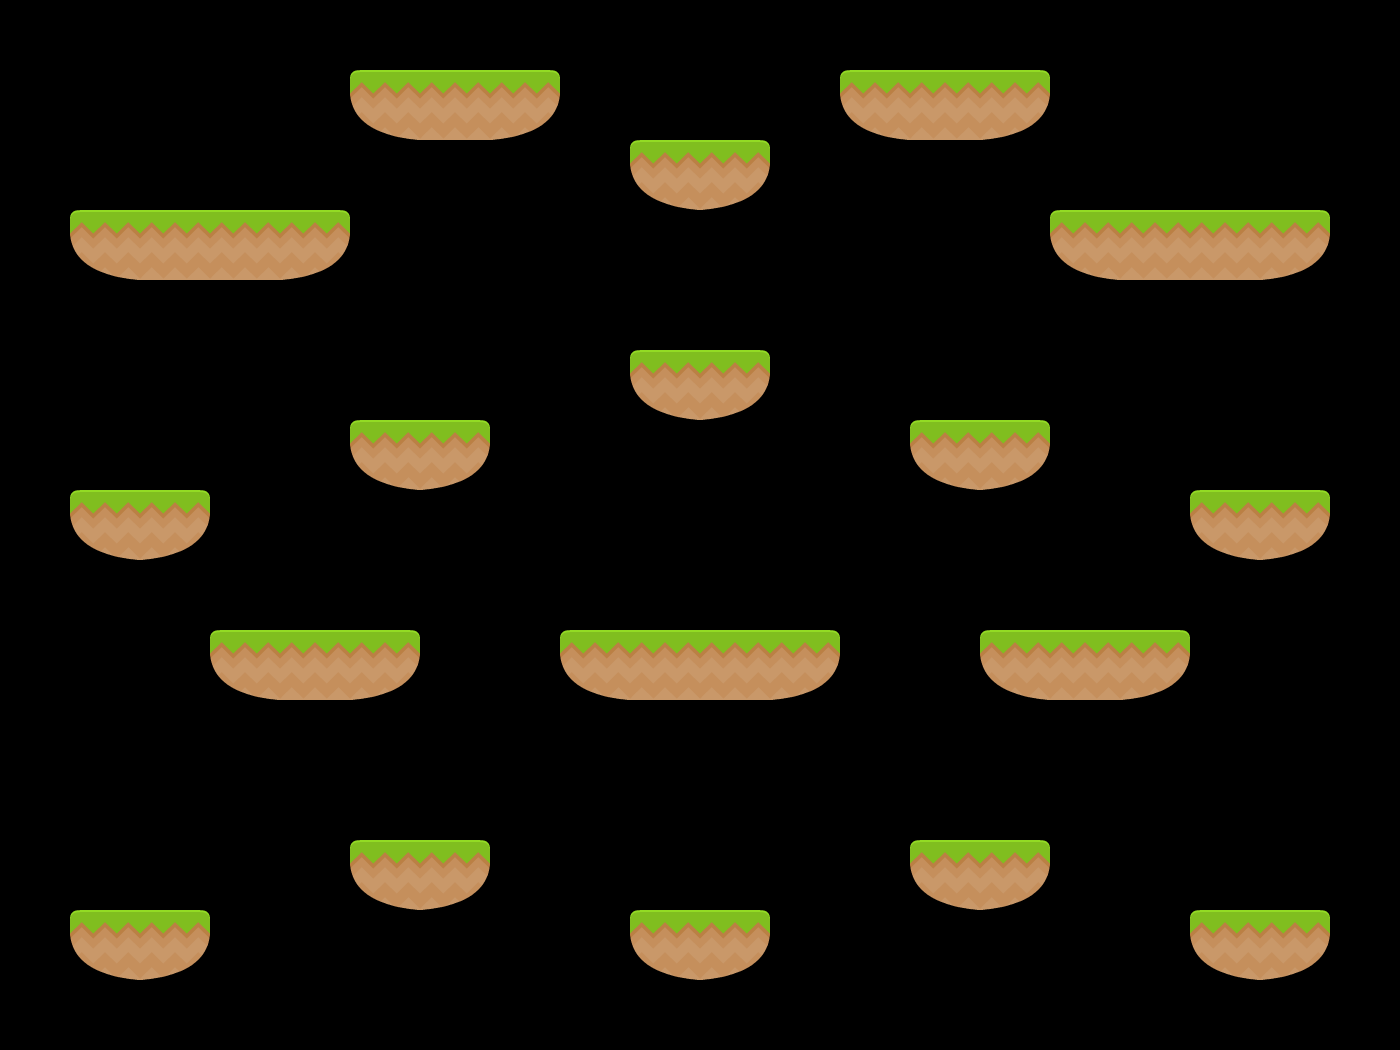

A 2D game scene composited from a Tiled map and its tileset images. What follows is a short description and the map's XML, with each tile layer's data collapsed to a summary:
An orthogonal 20x15 tile map with 70x70 px tiles, 1 tile layer (solido), 1 hidden layer not drawn, 2 tilesets and 21 objects (20x enemigo, Player).

<map version="1.0" orientation="orthogonal" renderorder="right-down" width="20" height="15" tilewidth="70" tileheight="70" nextobjectid="35">
 <properties>
  <property name="titulo" value="Fase final" />
 </properties>
 <tileset firstgid="1" name="sheet" tilewidth="70" tileheight="70" tilecount="49">
  <image source="../../images/sheet.png" width="512" height="512" />
 </tileset>
 <tileset firstgid="50" name="enemigo4" tilewidth="51" tileheight="28" tilecount="2">
  <image source="../../images/enemigo4.png" width="102" height="28" />
 </tileset>
 <layer name="solido" width="20" height="15">
  <properties>
   <property name="imagen" value="sheet.png" />
  </properties>
  <data>[300 cells, 46 non-empty, 3 distinct tile ids]</data>
 </layer>
 <objectgroup name="objetos">
  <object id="14" name="gelatina" type="enemigo" gid="50" x="1228.5" y="888.061" width="51" height="28" />
  <object id="15" name="gelatina" type="enemigo" gid="50" x="116.985" y="890" width="51" height="28" />
  <object id="16" name="gelatina" type="enemigo" gid="50" x="964.803" y="377.515" width="51" height="28" />
  <object id="17" name="gelatina" type="enemigo" gid="50" x="400.136" y="814.788" width="51" height="28" />
  <object id="18" name="gelatina" type="enemigo" gid="50" x="394.561" y="379.152" width="51" height="28" />
  <object id="19" name="gelatina" type="enemigo" gid="50" x="1233.29" y="445.879" width="51" height="28" />
  <object id="20" name="gelatina" type="enemigo" gid="50" x="110.076" y="441.394" width="51" height="28" />
  <object id="21" name="gelatina" type="enemigo" gid="50" x="951.894" y="808" width="51" height="28" />
  <object id="22" name="gelatina" type="enemigo" gid="50" x="618.985" y="596.788" width="51" height="28" />
  <object id="23" name="gelatina" type="enemigo" gid="50" x="280.561" y="613.273" width="51" height="28" />
  <object id="24" name="gelatina" type="enemigo" gid="50" x="1065.41" y="586" width="51" height="28" />
  <object id="25" name="gelatina" type="enemigo" gid="50" x="677.53" y="313.273" width="51" height="28" />
  <object id="26" name="gelatina" type="enemigo" gid="50" x="701.773" y="125.394" width="51" height="28" />
  <object id="27" name="gelatina" type="enemigo" gid="50" x="110.864" y="192.061" width="51" height="28" />
  <object id="28" name="gelatina" type="enemigo" gid="50" x="286.621" y="189.03" width="51" height="28" />
  <object id="29" name="gelatina" type="enemigo" gid="50" x="1068.44" y="182.97" width="51" height="28" />
  <object id="30" name="gelatina" type="enemigo" gid="50" x="1262.38" y="179.939" width="51" height="28" />
  <object id="31" name="gelatina" type="enemigo" gid="50" x="435.106" y="49.6364" width="51" height="28" />
  <object id="32" name="gelatina" type="enemigo" gid="50" x="926.015" y="52.6667" width="51" height="28" />
  <object id="33" name="gelatina" type="enemigo" gid="50" x="753.288" y="607.212" width="51" height="28" />
  <object id="34" name="Player" x="701.091" y="816.242" width="16" height="16" />
 </objectgroup>
 <layer name="fondo" width="20" height="15" visible="0">
  <data>[300 cells, 0 non-empty, 0 distinct tile ids]</data>
 </layer>
</map>
